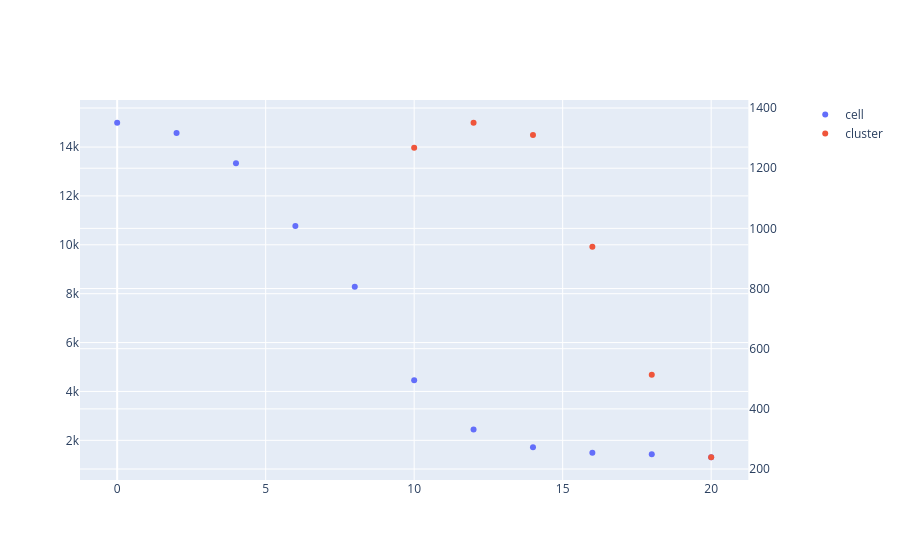

Here is the notebook cell this chart was saved with:
### Code cell
# Non-linear relationship between cell speed and cluster speed
# Or it is linear but strength of CIL depends on gamma? 
fig = make_subplots(specs=[[{"secondary_y": True}]])
fig.add_trace(go.Scatter(
    x=veldf["gamma"],
    y=veldf["mean_msd"],
    mode="markers",
    name="cell"
))
fig.add_trace(go.Scatter(
    x=veldf["gamma"],
    y=veldf["mean_msd_cluster"],
    mode="markers",
    name="cluster"
), secondary_y=True)

### Figure 1 — Plotly figure (JSON) as saved in the notebook; plotly's stock layout.template omitted (floating-point values rounded to 4 significant figures)
{"data": [{"mode": "markers", "name": "cell", "type": "scatter", "x": [4, 10, 14, 20, 6, 2, 12, 16, 8, 18, 0], "y": [13340.0, 4455.0, 1712.0, 1307.0, 10770.0, 14580.0, 2440.0, 1489.0, 8285.0, 1427.0, 14990.0]}, {"mode": "markers", "name": "cluster", "type": "scatter", "x": [4, 10, 14, 20, 6, 2, 12, 16, 8, 18, 0], "xaxis": "x", "y": [NaN, 1268.0, 1311.0, 239.2, NaN, NaN, 1351.0, 938.7, NaN, 513.3, NaN], "yaxis": "y2"}], "layout": {"xaxis": {"anchor": "y", "domain": [0, 0.94]}, "yaxis": {"anchor": "x", "domain": [0, 1]}, "yaxis2": {"anchor": "x", "overlaying": "y", "side": "right"}}}
